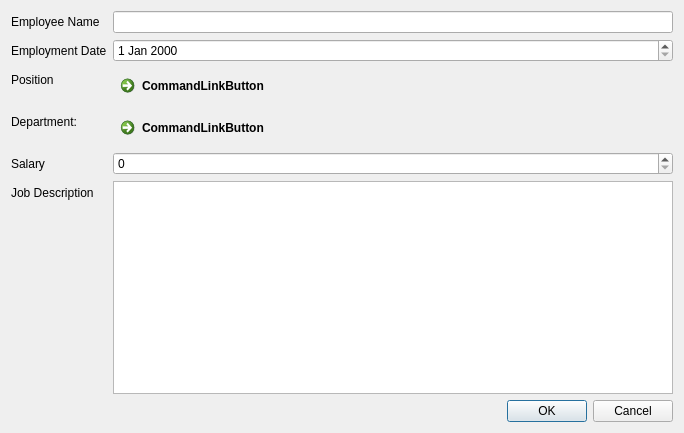
<?xml version="1.0" encoding="UTF-8"?>
<ui version="4.0">
 <class>Dialog</class>
 <widget class="QDialog" name="Dialog">
  <property name="geometry">
   <rect>
    <x>0</x>
    <y>0</y>
    <width>684</width>
    <height>433</height>
   </rect>
  </property>
  <property name="windowTitle">
   <string>Dialog</string>
  </property>
  <layout class="QFormLayout" name="formLayout_2">
   <item row="0" column="0" colspan="2">
    <layout class="QFormLayout" name="formLayout">
     <item row="3" column="0">
      <widget class="QLabel" name="label_2">
       <property name="text">
        <string>Employee Name</string>
       </property>
      </widget>
     </item>
     <item row="6" column="1">
      <widget class="QCommandLinkButton" name="commandLinkButton_2">
       <property name="text">
        <string>CommandLinkButton</string>
       </property>
      </widget>
     </item>
     <item row="7" column="0">
      <widget class="QLabel" name="label_3">
       <property name="text">
        <string>Department:</string>
       </property>
      </widget>
     </item>
     <item row="7" column="1">
      <widget class="QCommandLinkButton" name="commandLinkButton">
       <property name="text">
        <string>CommandLinkButton</string>
       </property>
      </widget>
     </item>
     <item row="9" column="0">
      <widget class="QLabel" name="label_6">
       <property name="text">
        <string>Salary</string>
       </property>
      </widget>
     </item>
     <item row="9" column="1">
      <widget class="QSpinBox" name="spinBox"/>
     </item>
     <item row="12" column="0">
      <widget class="QLabel" name="label_5">
       <property name="text">
        <string>Job Description</string>
       </property>
      </widget>
     </item>
     <item row="12" column="1">
      <widget class="QTextEdit" name="textEdit"/>
     </item>
     <item row="3" column="1">
      <widget class="QLineEdit" name="lineEdit"/>
     </item>
     <item row="6" column="0">
      <widget class="QLabel" name="label_4">
       <property name="text">
        <string>Position</string>
       </property>
      </widget>
     </item>
     <item row="5" column="1">
      <widget class="QDateEdit" name="dateEdit"/>
     </item>
     <item row="5" column="0">
      <widget class="QLabel" name="label">
       <property name="text">
        <string>Employment Date</string>
       </property>
      </widget>
     </item>
    </layout>
   </item>
   <item row="1" column="1">
    <widget class="QDialogButtonBox" name="buttonBox">
     <property name="orientation">
      <enum>Qt::Horizontal</enum>
     </property>
     <property name="standardButtons">
      <set>QDialogButtonBox::Cancel|QDialogButtonBox::Ok</set>
     </property>
    </widget>
   </item>
  </layout>
 </widget>
 <resources/>
 <connections>
  <connection>
   <sender>buttonBox</sender>
   <signal>accepted()</signal>
   <receiver>Dialog</receiver>
   <slot>accept()</slot>
   <hints>
    <hint type="sourcelabel">
     <x>488</x>
     <y>404</y>
    </hint>
    <hint type="destinationlabel">
     <x>157</x>
     <y>274</y>
    </hint>
   </hints>
  </connection>
  <connection>
   <sender>buttonBox</sender>
   <signal>rejected()</signal>
   <receiver>Dialog</receiver>
   <slot>reject()</slot>
   <hints>
    <hint type="sourcelabel">
     <x>556</x>
     <y>410</y>
    </hint>
    <hint type="destinationlabel">
     <x>286</x>
     <y>274</y>
    </hint>
   </hints>
  </connection>
 </connections>
</ui>
